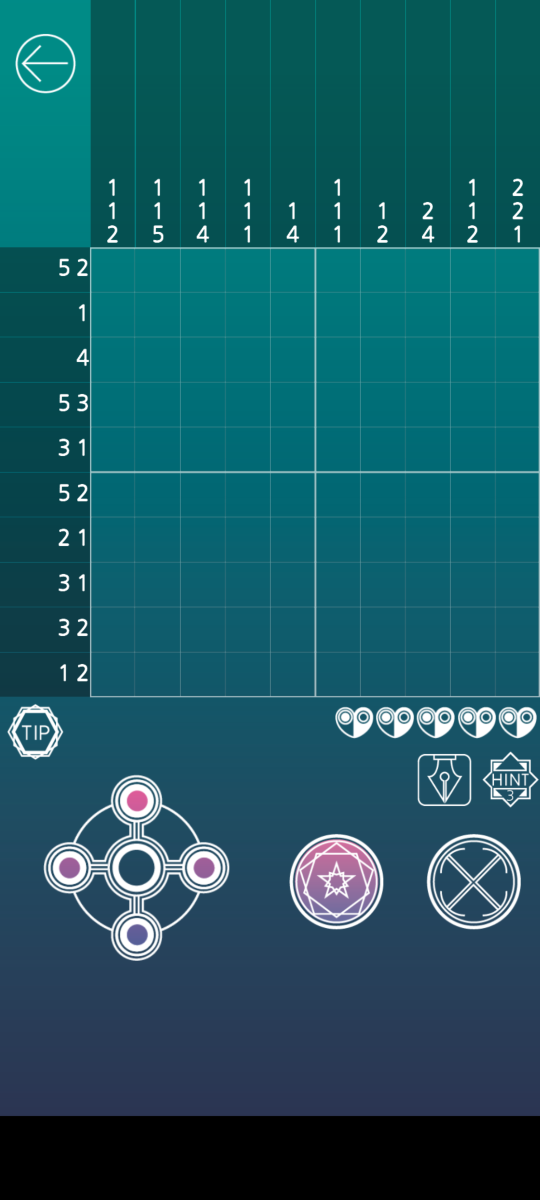
#> input picture screenshots/screenshot_temp.png, 1080 x 2400 px, found by its file name (shown at 1/2 size)
$ python num_detector_col_upd_v2.py
#> lines starting #> are read from the running program, lines starting #| are printed output that depends on the picture; after the words box and inside, x2 and y2 are one past the last pixel; in counts of white or black regions, pixels touching at a corner belong together
import cv2
import pytesseract
import sys

# Параметры обрезки
x_min, x_max = 180, 1079  # Минимальные и максимальные координаты по x
y_min, y_max = 0, 495     # Минимальные и максимальные координаты по y

# Количество частей, на которые нужно разрезать изображение
num_parts = 10

# Загрузка изображения
# image_path = f"D:/vs_projects/nonogram_solver_lunastory/screenshots/screenshot_{num_parts}x{num_parts}.png"
image_path = f"D:/vs_projects/nonogram_solver_lunastory/screenshots/screenshot_temp.png"
# image = cv2.imread(image_path)

#-------------------------------------------------------------------------
# # Пока идеальный вариант
# #-------------------------------------------------------------------------
image = cv2.imread(image_path, cv2.IMREAD_GRAYSCALE)
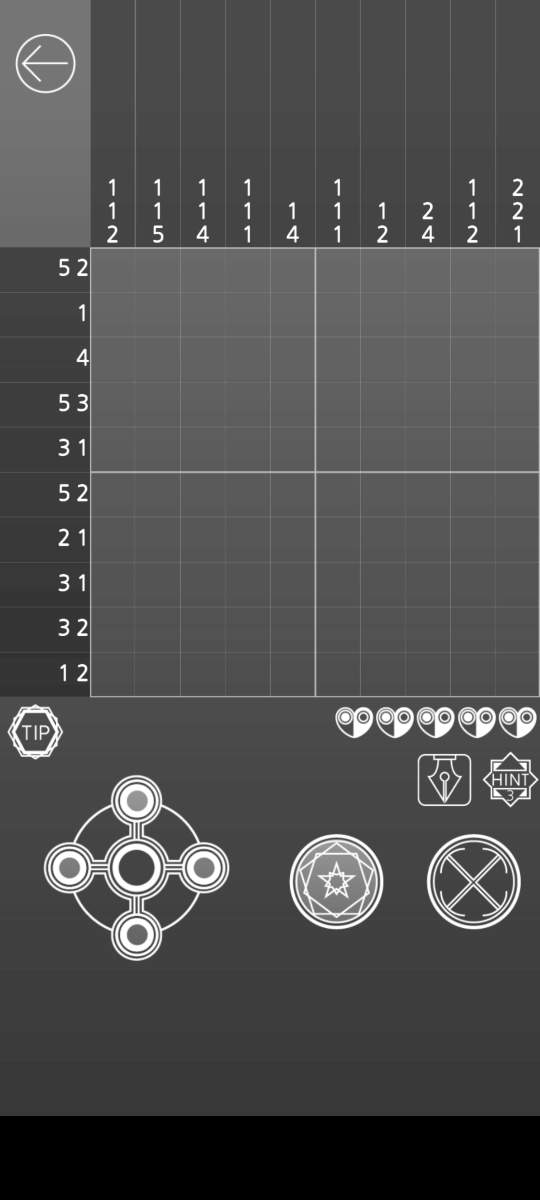
#> image: shape (2400, 1080) (shown at 1/2 size); min 0, max 255, mean 78.4
image = cv2.threshold(image, 0, 255, cv2.THRESH_BINARY_INV + cv2.THRESH_OTSU)[1]
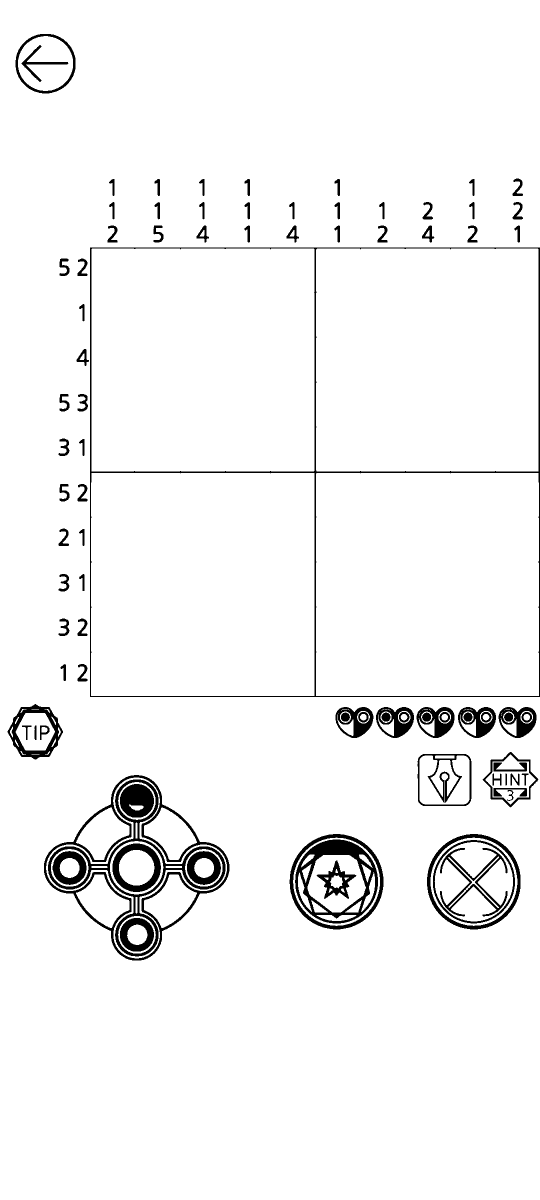
#> image: shape (2400, 1080) (shown at 1/2 size); 95.8% white; 89 black regions, largest, box (x1, y1, x2, y2) and area: (180, 495, 1080, 1394) 13574, (88, 1550, 459, 1921) 9974, (96, 1559, 451, 1913) 8662
#-------------------------------------------------------------------------

# Шаг по x и по y (используем float для более точного расчета)
x_step = (x_max - x_min) / num_parts
# y_step = (y_max - y_min) / num_parts

# Проход по частям изображения
COLS_VALUES = []
for i in range(num_parts):
    # Рассчитываем точные границы с округлением до целого
    x_start = int(x_min + i * x_step)
    x_end = int(x_min + (i + 1) * x_step)

    # Обрезаем изображение
    cropped = image[int(y_min+y_max*0.5):y_max, x_start:x_end]

    # Передача в Tesseract
    custom_config = '--psm 6 digits'
#> (the run stopped early here; a loop or call above may not have finished)
